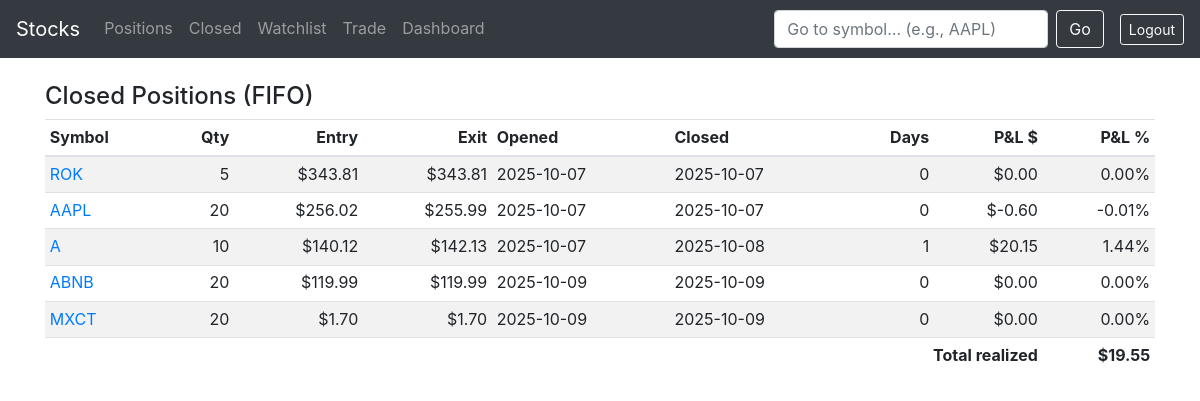
The app's page /closed (signed in) with its own data.
### tables this page shows
CREATE TABLE transactions(
    id INTEGER PRIMARY KEY AUTOINCREMENT,
    user_id INTEGER NOT NULL,
    symbol TEXT NOT NULL,
    shares INTEGER NOT NULL,
    price NUMERIC NOT NULL,
    fees NUMERIC NOT NULL DEFAULT 0,
    executed_at DATETIME NOT NULL DEFAULT CURRENT_TIMESTAMP,
    note TEXT,
    FOREIGN KEY (user_id) REFERENCES users(id)
);

### app.py (the view)
@app.route("/closed")
@login_required
def closed():
    user_id = session["user_id"]
    rows = compute_closed_trades(user_id, db)
    total_realized = sum(r["pnl"] for r in rows)
    return render_template("closed.html", rows=rows, total_realized = total_realized)

### app.py (called while the page is built)
@app.after_request
def after_request(response):
    response.headers["Cache-Control"] = "no-cache, no-store, must-revalidate"
    response.headers["Expires"] = 0
    response.headers["Pragma"] = "no-cache"
    return response

### helpers.py (called while the page is built)
def login_required(f):
    @wraps(f)
    def decorated_function(*args, **kwargs):
        if session.get("user_id") is None:
            return redirect("/login")
        return f(*args, **kwargs)
    return decorated_function

def usd(value):
    return f"${value:,.2f}"

### templates/closed.html (shortened to what this page needs)
{% extends "layout.html" %}
{% block main %}
<h4>Closed Positions (FIFO)</h4>
<table class="table table-sm table-striped">
    <thead>
        <tr>
            <th>Symbol</th><th class="text-right">Qty</th>
            <th class="text-right">Entry</th><th class="text-right">Exit</th>
            <th>Opened</th><th>Closed</th><th class="text-right">Days</th>
            <th class="text-right">P&L $</th><th class="text-right">P&L %</th>
        </tr>
    </thead>
    <tbody>
        {% for r in rows %}
        <tr>
            <td><a href="/symbol/{{r.symbol}}">{{r.symbol}}</a></td>
                <td class="text-right">{{ r.qty }}</td>
                <td class="text-right">{{ r.entry_price | usd }}</td>
                <td class="text-right">{{ r.exit_price  | usd }}</td>
                <td>{{ r.opened_at }}</td>
                <td>{{ r.closed_at }}</td>
                <td class="text-right">{{ r.days }}</td>
                <td class="text-right">{{ r.pnl | usd }}</td>
                <td class="text-right">{{ '%.2f'|format(r.pnl_pct) }}%</td>
        </tr>
        {% endfor %}
    </tbody>
    <tfoot>
        <tr>
            <td colspan="8" class="text-right"><strong>Total realized</strong></td>
            <td class="text-right"><strong>{{total_realized | usd}}</strong></td>
        </tr>
    </tfoot>
</table>
{% endblock %}

### static/styles.css (style rules this page uses)
body { line-height:1.6; }

### records on screen
transactions: symbol "ROK", exit_price "$343.81"
transactions: entry_price "$343.81"
transactions: symbol "AAPL", exit_price "$255.99"
transactions: entry_price "$256.02"
transactions: entry_price "$140.12"
transactions: exit_price "$142.13"
transactions: symbol "ABNB", exit_price "$119.99"
transactions: entry_price "$119.99"
transactions: symbol "MXCT", exit_price "$1.70"
transactions: entry_price "$1.70"

### other values on screen
{{ r.qty }} "5" "20" "10" "20" "20"
{{ r.opened_at }} "2025-10-07" "2025-10-07" "2025-10-07" "2025-10-09" "2025-10-09"
{{ r.closed_at }} "2025-10-07" "2025-10-07" "2025-10-08" "2025-10-09" "2025-10-09"
{{ r.days }} "0" "0" "1" "0" "0"
{{ r.pnl | usd }} "$0.00" "$-0.60" "$20.15" "$0.00" "$0.00"
{{ '%.2f'|format(r.pnl_pct) }} "0.00" "-0.01" "1.44" "0.00" "0.00"
{{ r.symbol }} "A"
{{ total_realized | usd }} "$19.55"
